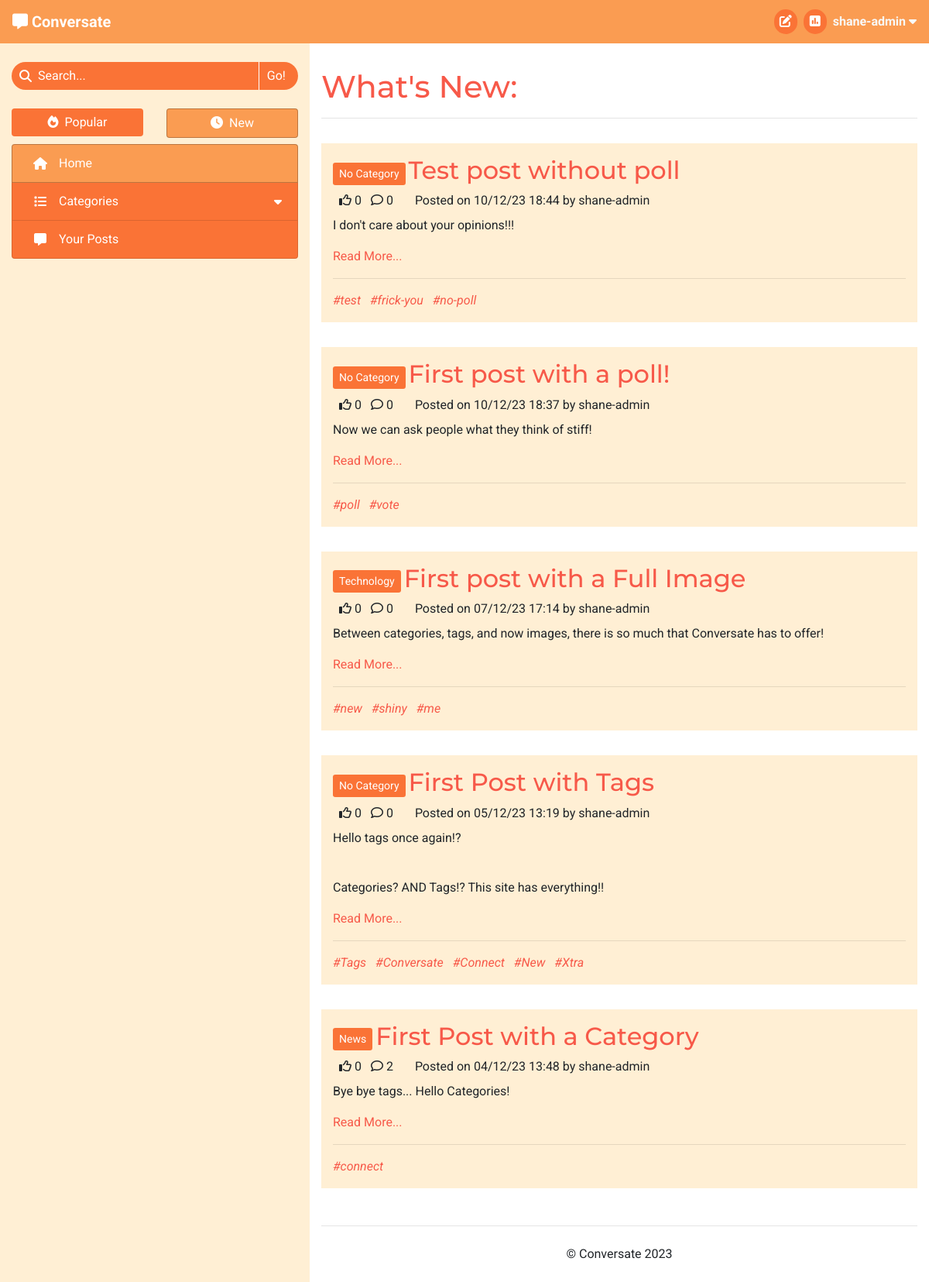
The app's page / (signed in) with its own data.
### forum/models.py (models this page shows, shortened)
class Post(models.Model):
    title = models.CharField(max_length=100)
    slug = models.SlugField(max_length=100, unique=True)
    category = models.ForeignKey(Category, on_delete=models.CASCADE,
                                 related_name='tagged_posts')
    image = CloudinaryField('image', blank=True)
    image_position = models.IntegerField(blank=True, null=True)
    posted_by = models.ForeignKey(User, on_delete=models.CASCADE,
                                  related_name='added_posts')
    posted_on = models.DateTimeField(auto_now_add=True)
    content = models.TextField()
    tags = models.CharField(max_length=200, blank=True)
    edited = models.BooleanField(default=False)
    likes = models.ManyToManyField(User, related_name='post_likes', blank=True)
    approved = models.BooleanField(default=False)
    class Meta:
        ordering = ['-posted_on']
    def number_of_likes(self):
        return self.likes.count()
    def number_of_comments(self):
        return self.comments.count()
    def tag_list(self):
        tags_separate = self.tags.split('#')
        tags_separate.pop(0)
        return tags_separate

class Category(models.Model):
    name = models.CharField(max_length=30, unique=True)
    slug = models.SlugField(max_length=30, unique=True)
    icon = models.CharField(max_length=30, default="fa-tag")
    def __str__(self):
        return self.name
    def number_of_posts(self):
        return self.tagged_posts.count()

### forum/views.py (the view)
# urls.py: path('', views.ListPosts.as_view(), name='home'),
class ListPosts(View):
    def get(self, request):
        if not request.user.is_authenticated:
            return redirect('/accounts/login')
        posts = Post.objects.all()
        context = get_post_list_context(request, posts)
        user_profile = get_profile(request.user)
        if user_profile.sort_by_new:
            context['heading'] = "What's New"
        else:
            context['heading'] = "What's Trending"
        context['selected_tab'] = 'Home'
        return render(
            request,
            'post_list.html',
            context,
        )

### forum/core/categories.py (called while the page is built)
def get_top_categories(limit=CATEGORY_COLLAPSIBLE_LIMIT):
    categories = list(Category.objects
                      .annotate(num_posts=Count('tagged_posts'))
                      .filter(num_posts__gt=0)
                      .order_by('-num_posts'))
    num_categories = len(categories)
    category_none = Category.objects.get(slug='none')
    if category_none in categories:
        categories.remove(category_none)
    return {
        'num_categories': num_categories,
        'top_categories': categories[:limit],
        'has_more_categories': (len(categories) > limit)
    }

### forum/core/content.py (called while the page is built)
def get_base_context(request):
    context = get_top_categories()
    context['disable_sort'] = True
    return context

def get_post_list_context(request, post_list):
    context = get_base_context(request)
    user_profile = get_profile(request.user)
    sort_by_new = user_profile.sort_by_new
    posts_sorted = sort_posts(post_list, sort_by_new)
    context.update(get_paginated_items(request, posts_sorted, POSTS_PER_PAGE))
    context['disable_sort'] = False
    return context

def get_profile(user_object):
    profile = list(Profile.objects.filter(user=user_object))
    if len(profile) > 0:
        return profile[0]
    else:
        new_profile = Profile.objects.create(
            user=user_object,
            sort_by_new=False
        )
        return new_profile

def sort_posts(post_list, by_new):
    if by_new:
        return post_list.order_by('-posted_on')
    else:
        return post_list.annotate(num_likes=Count('likes')) \
                        .order_by('-num_likes')

### forum/core/pagination.py (called while the page is built)
def get_paginated_items(request, object_list, items_per_page):
    p = Paginator(object_list, items_per_page)
    page = request.GET.get('page')
    current_items = p.get_page(page)
    pagination_context = {
        'item_list': current_items,
        'page': page
    }
    if page is None:
        page = 1
    if p.num_pages > NUM_PAGES:
        pagination_context.update(get_page_range(
            int(page),
            p.num_pages
        ))
    else:
        pagination_context['page_range'] = p.page_range
    return pagination_context

### templates/post_list.html (shortened to what this page needs)
{% extends "base.html" %}
{% block content %}
<h1>{{ heading }}:</h1>
<hr>
{% for post in item_list %}
    <div class="row post">
        <div class="post-title col-12">
            <a href="{% url 'categories' post.category.slug %}" class="btn btn-sm category align-middle">{{ post.category }}</a>
            <a href="{% url 'view_post' post.slug %}" class="anchor-no-style">
                <h2 class="d-inline-block align-middle">{{ post.title }}</h2>
            </a>
        </div>
        <div class="col-12">
            {% if user in post.likes.all %}
                <i class="fa-solid fa-thumbs-up ml-2"></i>
            {% else %}
                <i class="fa-regular fa-thumbs-up ml-2"></i>
            {% endif %}
            {{ post.number_of_likes }}
            <i class="fa-regular fa-comment ml-2"></i>
            {{ post.number_of_comments }}
            <p class="d-inline ml-4">Posted on {{ post.posted_on|date:"d/m/y G:i" }} by {{ post.posted_by }}</p>
        </div>
        <div class="col-12">
            <div class="mt-2">{{ post.content|safe }}</div>
            <a href="{% url 'view_post' post.slug %}">Read More...</a>
        </div>
        {% if post.tags %}
            <div class="col-12">
                <hr>
                {% for tag in post.tag_list %}
                    <a class="tag-list-item mr-2 anchor-no-style" href="{% url 'search_tag' tag %}">
                        <em>#{{ tag }}</em>
                    </a>
                {% endfor %}
            </div>
        {% endif %}
    </div>
{% endfor %}
{% endblock content %}

### templates/base.html (shortened to what this page needs)
{% load static %}
<!DOCTYPE html>
<html lang="en">
<head>
    <link rel="stylesheet" href="https://cdn.jsdelivr.net/npm/bootstrap@4.6.2/dist/css/bootstrap.min.css"
>
    <link rel="stylesheet" href="{% static 'css/style.css' %}" type="text/css">
</head>
<body id="main-page">
    <header class="navbar navbar-expand-sm navbar-dark">
        <div>
            <a class="navbar-brand" href="{% url 'home' %}" aria-label="Go to the home page">
                <i class="fa-solid fa-message"></i>
                <strong>Conversate</strong>
            </a>
        </div>
            <ul class="nav justify-content-end">
                {% if user.is_authenticated %}
                    <li class="nav mr-3 mr-md-2">
                        <a class="nav-icon" href="{% url 'new_post' %}">
                            <i class="fa-solid fa-pen-to-square"></i>
                        </a>
                    </li>
                    <li class="nav mr-3 mr-md-2">
                        <a class="nav-icon" href="{% url 'new_poll' %}">
                            <i class="fa-solid fa-square-poll-vertical"></i>
                        </a>
                    </li>
                    <li class="nav dropdown center-to-container">
                        <span class="text-light d-none d-md-inline" data-toggle="dropdown" role="button"
                            aria-expanded="false" aria-label="User Information">
                            <strong>{{ user.username }}
                                <i class="fa-solid fa-caret-down"></i>
                            </strong>
                        </span>
                    </li>
                {% else %}
                    <li class="nav">
                        <a href="{% url 'account_login' %}" class="btn">Log In</a>
                    </li>
                {% endif %}
            </ul>
        </header>
    <div>
        <div class="container-fluid">
            <div class="row">
                <nav class="d-none d-md-block col-4">
                    <form action="{% url 'search_post' %}" method="GET" autocomplete="off">
                        <div class="search-bar mt-4" role="button" data-toggle="popover"
                            data-placement="bottom">
                            <div class="center-to-container">
                                <i class="fa-solid fa-magnifying-glass"></i>
                            </div>
                            <input type="text" id="search-input" name="search_query"
                                {% if search_result %} value="{{ search_result }}"{% endif %} placeholder="Search..." required>
                            <input type="submit" class="side-nav-btn" value="Go!">
                        </div>
                    </form>
                    <div class="container-fluid px-0 mt-4 mb-2">
                        <div class="row">
                            {% with request.path|add:"?"|add:request.GET.urlencode as current_path %}
                            <div class="col-6">
                                {% if disable_sort %}
                                    <div>
                                {% elif request.GET.urlencode %}
                                    <a href="{% url 'sort_posts' 0 current_path %}" class="anchor-no-style">
                                {% else %}
                                    <a href="{% url 'sort_posts' 0 request.path %}" class="anchor-no-style">
                                {% endif %}
                                    <div class="btn btn-block side-nav-btn
                                        {% if disable_sort %} disabled{% elif not user.profile.sort_by_new %} active{% endif %}">
                                        <i class="fa-solid fa-fire mr-lg-1"></i>
                                        Popular
                                    </div>
                                {% if disable_sort %}
                                    </div>
                                {% else %}
                                    </a>
                                {% endif %}
                            </div>
                            <div class="col-6">
                                {% if disable_sort %}
                                    <div>
                                {% elif request.GET.urlencode %}
                                    <a href="{% url 'sort_posts' 1 current_path %}" class="anchor-no-style">
                                {% else %}
                                    <a href="{% url 'sort_posts' 1 request.path %}" class="anchor-no-style">
                                {% endif %}
                                    <div class="btn btn-block side-nav-btn
                                        {% if disable_sort %} disabled{% elif user.profile.sort_by_new %} active{% endif %}">
                                        <i class="fa-solid fa-clock mr-lg-1"></i>
                                        New
                                    </div>
                                {% if disable_sort %}
                                    </div>
                                {% else %}
                                    </a>
                                {% endif %}
                            </div>
                            {% endwith %}
                        </div>
                    </div>
                    <div class="list-group side-nav">
                        <a class="list-group-item list-group-item-action side-nav-btn
                            {% if selected_tab == 'Home' %} active{% endif %}" href="{% url 'home' %}">
                            <i class="fa-solid fa-house center-to-container"></i>
                            <span class="d-inline-block ml-lg-2">Home</span>
                        </a>
                        <a id="category-collapse" class="list-group-item list-group-item-action side-nav-btn clickable
                            {% if 'Categories' in selected_tab %} active{% endif %}" data-toggle="collapse"
                            href="#side-nav-categories" role="button" aria-expanded="false" aria-controls="side-nav-categories">
                            <i class="fa-solid fa-list center-to-container"></i>
                            <div class="ml-lg-2">Categories</div>
                            <i class="fa-solid fa-caret-down center-to-container"></i>
                        </a>
                        <a class="list-group-item list-group-item-action side-nav-btn clickable"
                            href="{% url 'my_posts' %}">
                            <i class="fa-solid fa-message center-to-container"></i>
                            <span class="d-inline-block ml-lg-2">Your Posts</span>
                        </a>
                    </div>
                </nav>
                <div id="main-content" class="col col-md-8">
                    <section>
                        {% block content %}
                        {% endblock content %}
                    </section>
                    <footer>
                        <hr>
                        <p class="text-center my-4">&copy; Conversate 2023</p>
                    </footer>
                </div>
            </div>
        </div>
    </div>
</body>
</html>

### static/css/style.css (style rules this page uses)
* { font-family: 'Roboto', sans-serif; }
h1, h2, h3 { font-family: 'Montserrat', sans-serif; }
.clickable { cursor: pointer; }
.anchor-no-style, .anchor-no-style:hover { text-decoration: none; }
a, h1, h2, h3 { color: #f75949; }
.btn { background-color: #f75949; border: none; color: white; }
.center-to-container { display: flex; align-items: center; justify-content: center; }
.navbar { background-color: #FA9C52; display: grid; grid-template-columns: 1fr 1fr; grid-template-rows: 1fr; }
.nav-icon { color: white; background-color: #FA7336; border: none; border-radius: 32px; width: 30px; padding: 4px; text-align: center; }
.side-nav-btn, .side-nav-btn:focus { color: white; background-color: #FA7336; transition: color .15s ease-in-out, background-color .15s ease-in-out, border-color .15s ease-in-out, box-shadow .15s ease-in-out; }
.list-group-item-action { display: grid; grid-template-columns: 32px 1fr auto; grid-template-rows: 1fr; }
.side-nav-btn.active { background-color: #FA9C52; border: 1px solid rgba(0, 0, 0, 0.25); }
#category-collapse { border-bottom: none; }
.search-bar { border-radius: 32px; width: 100%; background-color: #FA7336; color: white; display: grid; grid-template-columns: auto 1fr auto; grid-template-rows: 1fr; overflow: hidden; }
.search-bar i { padding-left: 10px; }
#search-input, #search-input::placeholder { margin-left: 8px; padding: 6px 0; border: none; outline: none; display: inline-block; min-width: 0; background-color: #FA7336; color: white; }
.search-bar input[type=submit] { background: none; border: none; border-left: 1px solid white; padding: 4px 16px 4px 10px; color: white; }
#main-page { background-color: #FFEFD4; }
#main-content { background-color: white; padding-top: 32px; height: calc(100vh - 56px); overflow-y: auto; display: grid; grid-template-columns: 1fr; grid-template-rows: 1fr auto; }
.post { margin: 32px 0; padding: 16px 0; background-color: #FFEFD4; }
.category { background-color: #FA7336; color: white; }
.tag-list-item { display: inline-block; background-color: #FFEFD4; }

### records on screen
Post: category "No Category", title "Test post without poll", number_of_likes "0", number_of_comments "0", posted_on "10/12/23 18:44", posted_by "shane-admin", content "I don't care about your opinions!!!", tag_list "test" "frick-you" "no-poll"
Post: category "No Category", title "First post with a poll!", number_of_likes "0", number_of_comments "0", posted_on "10/12/23 18:37", posted_by "shane-admin", content "Now we can ask people what they think of stiff!", tag_list "poll" "vote"
Post: category "Technology", title "First post with a Full Image", number_of_likes "0", number_of_comments "0", posted_on "07/12/23 17:14", posted_by "shane-admin", content "Between categories, tags, and now images, there is so much that Conversate has to offer!", tag_list "new" "shiny" "me"
Post: category "No Category", title "First Post with Tags", number_of_likes "0", number_of_comments "0", posted_on "05/12/23 13:19", posted_by "shane-admin", content "Hello tags once again!? Categories? AND Tags!? This site has everything!!", tag_list "Tags" "Conversate" "Connect" "New" "Xtra"
Post: category "News", title "First Post with a Category", number_of_likes "0", number_of_comments "2", posted_on "04/12/23 13:48", posted_by "shane-admin", content "Bye bye tags... Hello Categories!", tag_list "connect"

### other values on screen
{{ user.username }} "shane-admin"
{{ heading }} "What's New"
